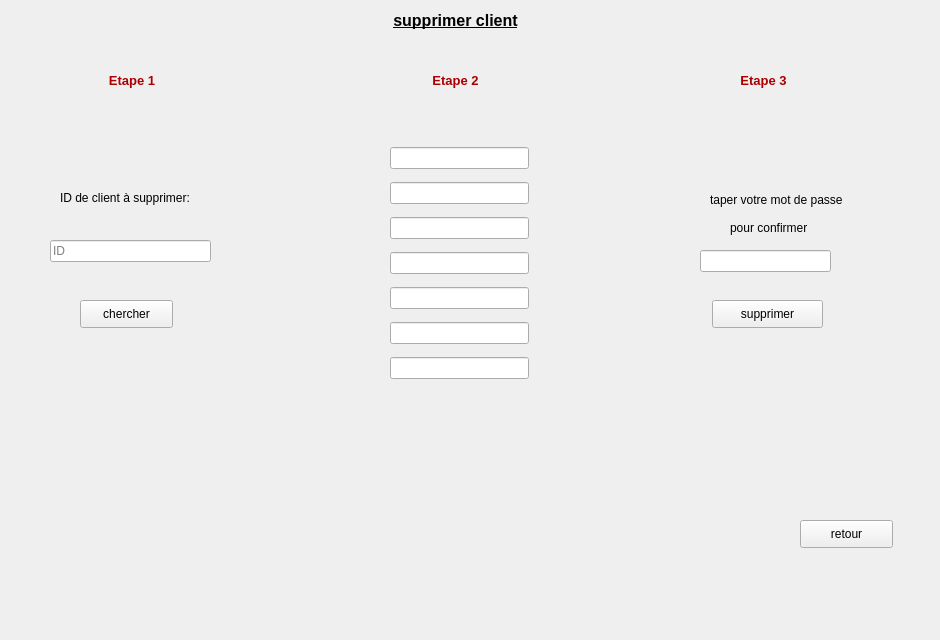
      <widget class="QWidget" name="tab">
       <attribute name="title">
        <string>Supprimer</string>
       </attribute>
       <widget class="QLabel" name="label_12">
        <property name="geometry">
         <rect>
          <x>0</x>
          <y>-10</y>
          <width>931</width>
          <height>631</height>
         </rect>
        </property>
        <property name="text">
         <string/>
        </property>
        <property name="pixmap">
         <pixmap>../../Desktop/images qt/fond.jpg</pixmap>
        </property>
        <property name="scaledContents">
         <bool>true</bool>
        </property>
       </widget>
       <widget class="QLabel" name="label_17">
        <property name="geometry">
         <rect>
          <x>0</x>
          <y>0</y>
          <width>911</width>
          <height>41</height>
         </rect>
        </property>
        <property name="text">
         <string>&lt;html&gt;&lt;head/&gt;&lt;body&gt;&lt;p align=&quot;center&quot;&gt;&lt;span style=&quot; font-size:12pt; font-weight:600; text-decoration: underline;&quot;&gt;supprimer client&lt;/span&gt;&lt;/p&gt;&lt;/body&gt;&lt;/html&gt;</string>
        </property>
       </widget>
       <widget class="QPushButton" name="retour_3">
        <property name="geometry">
         <rect>
          <x>800</x>
          <y>520</y>
          <width>93</width>
          <height>28</height>
         </rect>
        </property>
        <property name="text">
         <string>retour</string>
        </property>
       </widget>
       <widget class="QLabel" name="label_45">
        <property name="geometry">
         <rect>
          <x>60</x>
          <y>190</y>
          <width>161</width>
          <height>16</height>
         </rect>
        </property>
        <property name="text">
         <string>ID de client à supprimer:</string>
        </property>
       </widget>
       <widget class="QLineEdit" name="todelete">
        <property name="geometry">
         <rect>
          <x>50</x>
          <y>240</y>
          <width>161</width>
          <height>22</height>
         </rect>
        </property>
        <property name="placeholderText">
         <string>ID</string>
        </property>
       </widget>
       <widget class="QPushButton" name="deleteclient">
        <property name="geometry">
         <rect>
          <x>712</x>
          <y>300</y>
          <width>111</width>
          <height>28</height>
         </rect>
        </property>
        <property name="text">
         <string>supprimer</string>
        </property>
       </widget>
       <widget class="QLineEdit" name="lineEdit_8">
        <property name="geometry">
         <rect>
          <x>700</x>
          <y>250</y>
          <width>131</width>
          <height>22</height>
         </rect>
        </property>
        <property name="echoMode">
         <enum>QLineEdit::Password</enum>
        </property>
       </widget>
       <widget class="QPushButton" name="chercherdelete">
        <property name="geometry">
         <rect>
          <x>80</x>
          <y>300</y>
          <width>93</width>
          <height>28</height>
         </rect>
        </property>
        <property name="text">
         <string>chercher</string>
        </property>
       </widget>
       <widget class="QLabel" name="label_34">
        <property name="geometry">
         <rect>
          <x>710</x>
          <y>190</y>
          <width>151</width>
          <height>20</height>
         </rect>
        </property>
        <property name="text">
         <string>taper votre mot de passe </string>
        </property>
       </widget>
       <widget class="QLabel" name="label_35">
        <property name="geometry">
         <rect>
          <x>730</x>
          <y>220</y>
          <width>91</width>
          <height>16</height>
         </rect>
        </property>
        <property name="text">
         <string>pour confirmer</string>
        </property>
       </widget>
       <widget class="QWidget" name="layoutWidget">
        <property name="geometry">
         <rect>
          <x>390</x>
          <y>140</y>
          <width>139</width>
          <height>251</height>
         </rect>
        </property>
        <layout class="QVBoxLayout" name="verticalLayout_2">
         <item>
          <widget class="QLineEdit" name="lineEdit">
           <property name="readOnly">
            <bool>true</bool>
           </property>
          </widget>
         </item>
         <item>
          <widget class="QLineEdit" name="lineEdit_2">
           <property name="readOnly">
            <bool>true</bool>
           </property>
          </widget>
         </item>
         <item>
          <widget class="QLineEdit" name="lineEdit_3">
           <property name="readOnly">
            <bool>true</bool>
           </property>
          </widget>
         </item>
         <item>
          <widget class="QLineEdit" name="lineEdit_4">
           <property name="readOnly">
            <bool>true</bool>
           </property>
          </widget>
         </item>
         <item>
          <widget class="QLineEdit" name="lineEdit_5">
           <property name="readOnly">
            <bool>true</bool>
           </property>
          </widget>
         </item>
         <item>
          <widget class="QLineEdit" name="lineEdit_6">
           <property name="readOnly">
            <bool>true</bool>
           </property>
          </widget>
         </item>
         <item>
          <widget class="QLineEdit" name="lineEdit_7">
           <property name="readOnly">
            <bool>true</bool>
           </property>
          </widget>
         </item>
        </layout>
       </widget>
       <widget class="QLabel" name="label_56">
        <property name="geometry">
         <rect>
          <x>100</x>
          <y>70</y>
          <width>64</width>
          <height>21</height>
         </rect>
        </property>
        <property name="text">
         <string>&lt;html&gt;&lt;head/&gt;&lt;body&gt;&lt;p align=&quot;center&quot;&gt;&lt;span style=&quot; font-size:10pt; font-weight:600; color:#aa0000;&quot;&gt;Etape 1&lt;/span&gt;&lt;/p&gt;&lt;/body&gt;&lt;/html&gt;</string>
        </property>
       </widget>
       <widget class="QLabel" name="label_57">
        <property name="geometry">
         <rect>
          <x>723</x>
          <y>70</y>
          <width>81</width>
          <height>21</height>
         </rect>
        </property>
        <property name="text">
         <string>&lt;html&gt;&lt;head/&gt;&lt;body&gt;&lt;p align=&quot;center&quot;&gt;&lt;span style=&quot; font-size:10pt; font-weight:600; color:#aa0000;&quot;&gt;Etape 3&lt;/span&gt;&lt;/p&gt;&lt;/body&gt;&lt;/html&gt;</string>
        </property>
       </widget>
       <widget class="QLabel" name="label_58">
        <property name="geometry">
         <rect>
          <x>420</x>
          <y>70</y>
          <width>71</width>
          <height>21</height>
         </rect>
        </property>
        <property name="text">
         <string>&lt;html&gt;&lt;head/&gt;&lt;body&gt;&lt;p align=&quot;center&quot;&gt;&lt;span style=&quot; font-size:10pt; font-weight:600; color:#aa0000;&quot;&gt;    Etape 2&lt;/span&gt;&lt;/p&gt;&lt;/body&gt;&lt;/html&gt;</string>
        </property>
       </widget>
       <widget class="QLabel" name="label_59">
        <property name="geometry">
         <rect>
          <x>240</x>
          <y>220</y>
          <width>55</width>
          <height>61</height>
         </rect>
        </property>
        <property name="text">
         <string/>
        </property>
        <property name="pixmap">
         <pixmap>../../Desktop/images qt/fleche_droite.png</pixmap>
        </property>
        <property name="scaledContents">
         <bool>true</bool>
        </property>
       </widget>
       <widget class="QLabel" name="label_60">
        <property name="geometry">
         <rect>
          <x>600</x>
          <y>220</y>
          <width>55</width>
          <height>61</height>
         </rect>
        </property>
        <property name="text">
         <string/>
        </property>
        <property name="pixmap">
         <pixmap>../../Desktop/images qt/fleche_droite.png</pixmap>
        </property>
        <property name="scaledContents">
         <bool>true</bool>
        </property>
       </widget>
      </widget>
